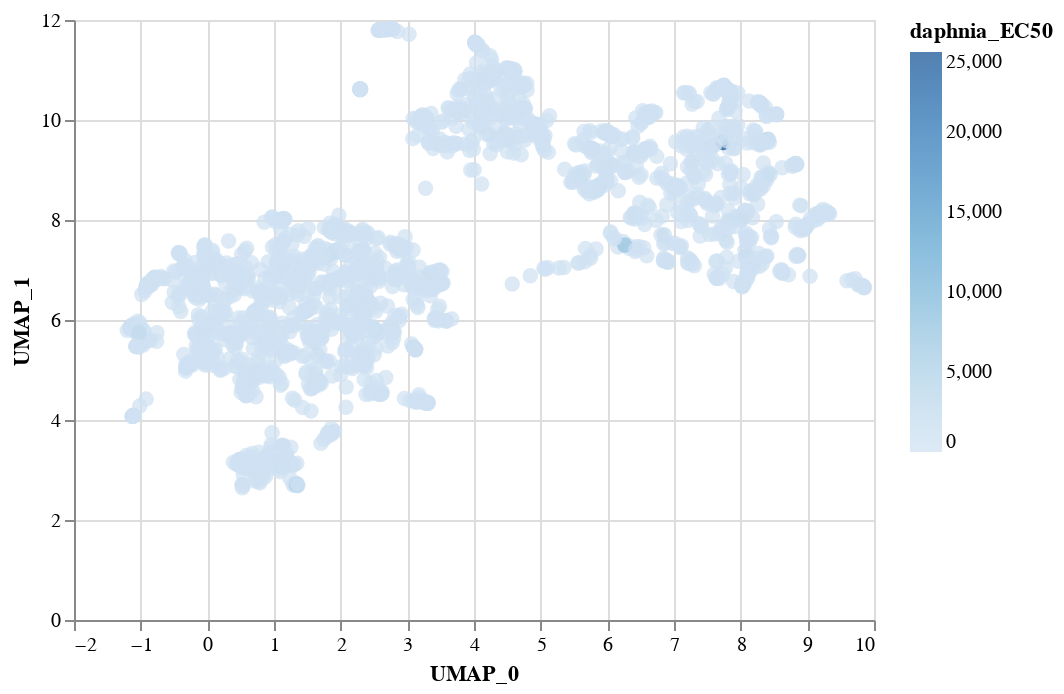

Notebook code cell kept with this figure:
### Code cell
daph

### Figure 1 — Vega-Lite specification as saved in the notebook (floating-point values rounded to 4 significant figures; data arrays with more than 128 entries replaced by an {"elided": "..."} marker saying what was removed)
{"config": {"view": {"continuousWidth": 400, "continuousHeight": 300}}, "data": {"name": "data-6daea34ce5eff2173009f6aeff6221ab"}, "mark": {"type": "circle", "size": 60}, "encoding": {"color": {"type": "quantitative", "field": "daphnia_EC50"}, "x": {"type": "quantitative", "field": "UMAP_0"}, "y": {"type": "quantitative", "field": "UMAP_1"}}, "$schema": "https://vega.github.io/schema/vega-lite/v4.8.1.json", "datasets": {"data-6daea34ce5eff2173009f6aeff6221ab": {"elided": "2120 records"}}}
